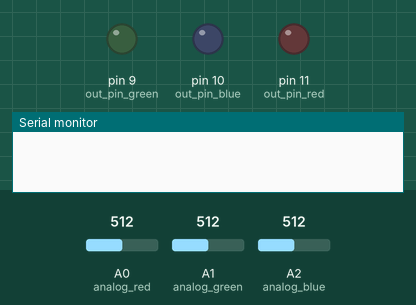
Simulated run of this sketch. Board: Arduino Uno, built with avr-gcc and run on an emulated ATmega328P. On the bench: output pins drawn as LEDs (lit = HIGH), the last lines printed to the serial monitor. The inputs (shaded band) are chosen by the test bench; at power-on: A0 (analog_red) = 512, A1 (analog_green) = 512, A2 (analog_blue) = 512.

Above: at 0.01 s.
At 1.2 s:
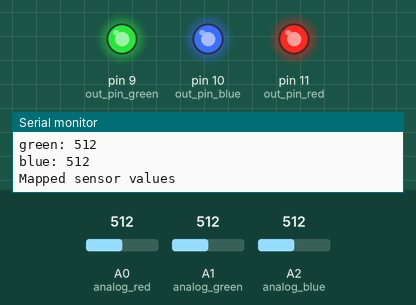
1.3 s: A0 (analog_red) set to 410
4.3 s: A0 (analog_red) set to 383
7.3 s: A1 (analog_green) set to 411
10.3 s: A1 (analog_green) set to 387
11.8 s: A2 (analog_blue) set to 417
14.8 s: A2 (analog_blue) set to 391
Timing chart, 0 to 17.8 s (numbered marks = the images above; inputs shaded):
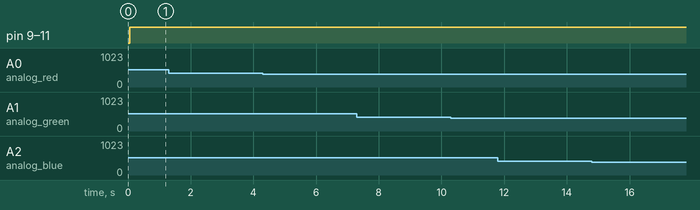

The sketch:

Colour-Mixing-Lamp.ino
```cpp
const int out_pin_red = 11;
const int out_pin_blue = 10;
const int out_pin_green = 9;

const int analog_red = A0;
const int analog_green = A1;
const int analog_blue = A2;

int red_sensor_value = 0;
int green_sensor_value = 0;
int blue_sensor_value = 0;

int red_output = 0;
int blue_output = 0;
int green_output = 0;

void setup() {
  // put your setup code here, to run once:
  Serial.begin(9600);
  pinMode(out_pin_red, OUTPUT);
  pinMode(out_pin_blue, OUTPUT);
  pinMode(out_pin_green, OUTPUT);

}

void loop() {
  // put your main code here, to run repeatedly:
  red_sensor_value = analogRead(analog_red);
  delay(5);

  green_sensor_value = analogRead(analog_green);
  delay(5);

  blue_sensor_value = analogRead(analog_blue);
  delay(5);

  Serial.print("Raw sensor values \nred: ");
  Serial.println(red_sensor_value);

  Serial.print("green: ");
  Serial.println(green_sensor_value);

  Serial.print("blue: ");
  Serial.println(blue_sensor_value);

  red_output = red_sensor_value / 4;
  green_output = green_sensor_value / 4;
  blue_output = blue_sensor_value / 4;

  Serial.print("Mapped sensor values \nred: ");
  Serial.println(red_output);

  Serial.print("green: ");
  Serial.println(green_output);

  Serial.print("blue: ");
  Serial.println(blue_output);

  analogWrite(out_pin_red, 255);
  analogWrite(out_pin_blue, 255);
  analogWrite(out_pin_green, 255);
}
```
